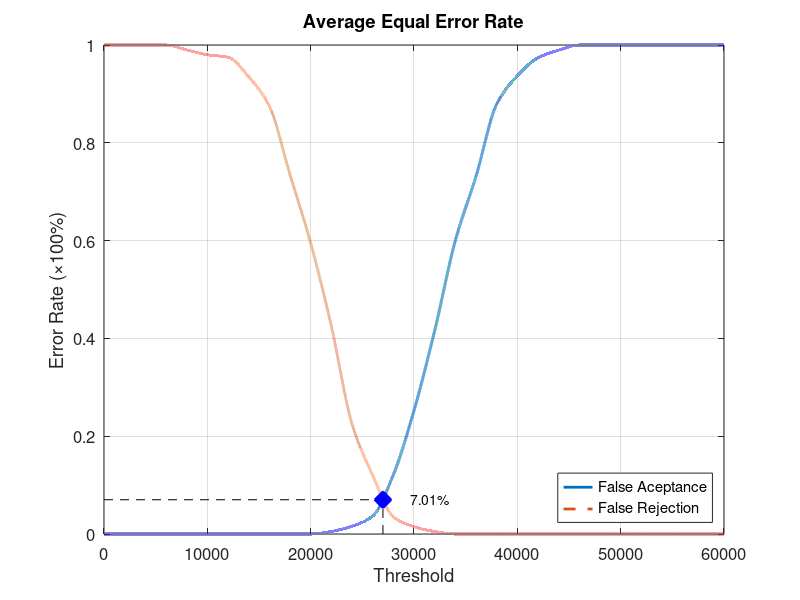
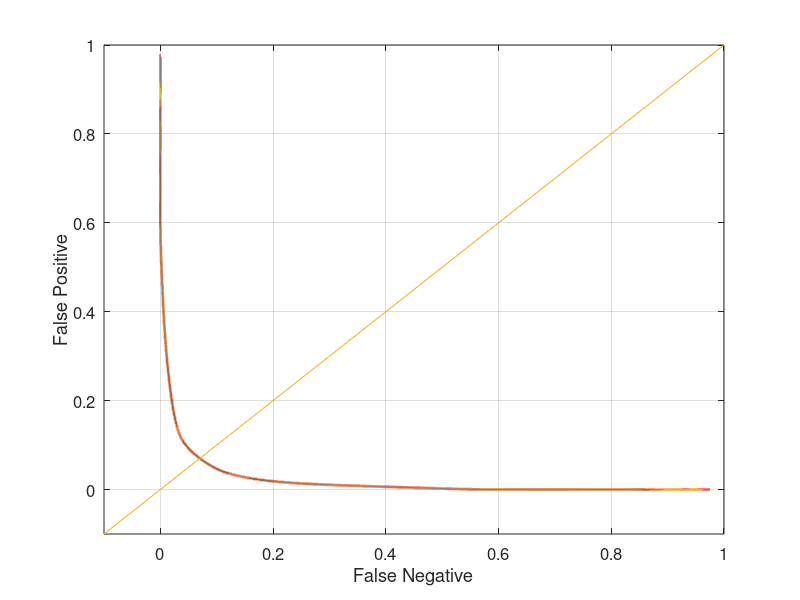

MATLAB code for these plots, in order:
function yEER = Database3_3
close all;
clear;
clc;
x = 0:2000:60000;
xq = 0:0.5:60000;

y0 = [0 0 0 0 0 0 0 0 0 0 0 0.00526316 0.0157895 0.0368421 0.121053 0.252632 0.415789 0.6 0.731579 0.878947 0.936842 0.973684 0.989474 1 1 1 1 1 1 1 1];
yy0 = interp1(x, y0, xq, 'pchip');
y1 = [1 1 1 1 0.99 0.98 0.975 0.935 0.875 0.735 0.595 0.425 0.225 0.12 0.035 0.015 0.005 0 0 0 0 0 0 0 0 0 0 0 0 0 0];
yy1 = interp1(x, y1, xq, 'pchip');

% Calculating EER: 
y2 = abs(y0 - y1);
find(y2 == min(y2))
yy2 = abs(yy0 - yy1);
xEER = find(yy2 == min(yy2));
xEERIndex = xq(xEER) % X-axis EER
yEER = yy0(xEER) % Y-axis EER

main = figure
plot(xq, yy0,'-','LineWidth', 2);	hold on
plot(xq, yy1,'--','LineWidth', 2);	hold on
plot([xEERIndex xEERIndex], [0 yEER], 'k--');	hold on
plot([0 xEERIndex], [yEER yEER], 'k--');	hold on
plot(xEERIndex, yEER, 'bx', 'LineWidth', 10);	hold on
text(xEERIndex + 10 * xEERIndex / 100, yEER, [num2str(round((10000 * yEER)) / 100) '%'])
legend('False Aceptance', 'False Rejection', 'Location', 'SouthEast')
xlabel('Threshold')
ylabel('Error Rate (\times100%)')
title('Average Equal Error Rate')
set(gca, 'FontSize', 12)
axis([0 60000 0 1])
grid on

print(main, 'Database3_3Main', '-dpng');
FNRxFPR = figure('Color', [1 1 1]);
plot(yy1, yy0, '-', yy1, yy0, 'LineWidth', 2);
hold on
y = -0.1:0.1:1
plot(y, y); 
set(gca, 'FontSize', 12)
xlabel('False Negative')
ylabel('False Positive')
axis([-0.1 1 -0.1 1])
set(gca, 'FontSize', 12)
grid on

print(FNRxFPR, 'Database3_3FNRxFPR','-dpng');
end
